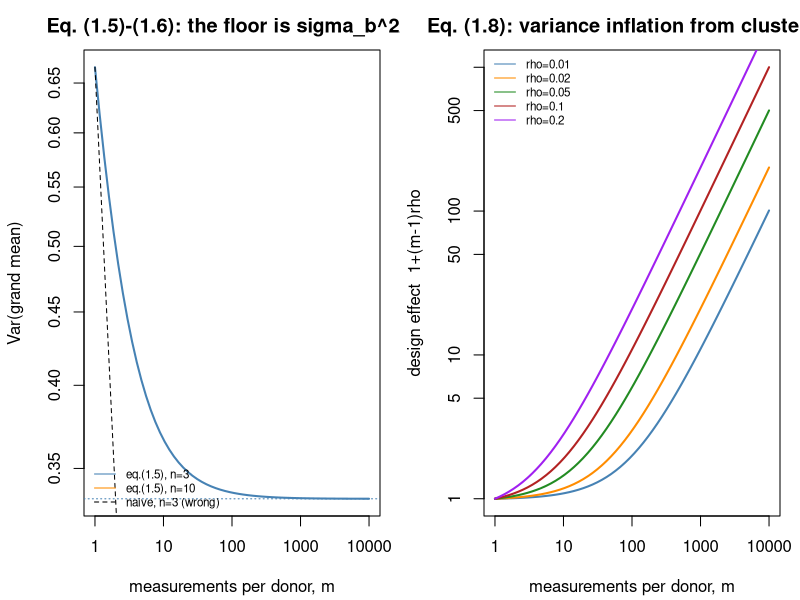

Here is the R script that generated this plot:
#' ---
#' title: "Module 01 - Statistical thinking: units, estimands, pseudoreplication"
#' output:
#'   html_document:
#'     toc: true
#'     toc_depth: 2
#' ---
#'
#' **Curriculum link:** `stats.md` -> Topic 1, equations (1.1)-(1.9)
#'
#' ```bash
#' docker run --rm -v "$PWD":/work -w /work learn-stats-r:1.0 \
#'     Rscript statsR/core/01_study_design_and_estimands.R
#' ```
#'
#' ## Why this module exists
#'
#' Every other module assumes you know what `n` is. This one proves, by
#' simulation, that getting it wrong turns a 5% false-positive rate into a 60%
#' one. If you internalise only one module, make it this one.
#'
#' ## What you will learn
#'
#' 1. The variance decomposition `Var(Ybar) = sigma_b^2/n + sigma_e^2/(nm)` -- eq. (1.5).
#' 2. Why more cells per donor cannot rescue 3 donors -- eq. (1.6).
#' 3. Intraclass correlation and the design effect -- eq. (1.7)-(1.8).
#' 4. Effective sample size -- eq. (1.9).
#' 5. How randomisation turns an unobservable causal contrast into an
#'    observable one -- eq. (1.2)-(1.3).
#' 6. How to detect a design that CANNOT answer the question.

#+ setup, message = FALSE
MODULE_NAME <- "01_study_design_and_estimands"
OUT <- file.path(Sys.getenv("STATS_OUT", unset = "results"), MODULE_NAME)
dir.create(OUT, recursive = TRUE, showWarnings = FALSE)

header <- function(txt) {
  cat("\n", strrep("=", 72), "\n", txt, "\n", strrep("=", 72), "\n", sep = "")
}

#' ## 1. The hierarchical data-generating process
#'
#' `stats.md` eq. (1.4) describes the two-level structure that essentially
#' every biological experiment has:
#'
#' $$Y_{ij} = \mu + b_i + e_{ij}, \qquad b_i \sim (0,\sigma_b^2),\ e_{ij}\sim(0,\sigma_e^2)$$
#'
#' * `b_i` is the DONOR effect -- biological variation.
#' * `e_ij` is the MEASUREMENT effect -- cells, reads, technical replicates.
#'
#' The distinction determines which term in eq. (1.5) your sample size divides.

#+ simulate-hierarchy
simulate_hierarchy <- function(n_donors, m_per_donor, sigma_b, sigma_e, mu = 0) {
  ## Returns long-form data: one row per measurement.
  donor_effects <- rnorm(n_donors, 0, sigma_b)                  # b_i
  noise <- matrix(rnorm(n_donors * m_per_donor, 0, sigma_e),
                  nrow = n_donors)                              # e_ij
  values <- mu + donor_effects + noise
  data.frame(donor = rep(seq_len(n_donors), each = m_per_donor),
             value = as.vector(t(values)))
}

header("1. One simulated hierarchical dataset")
set.seed(101)
demo <- simulate_hierarchy(5, 200, sigma_b = 1, sigma_e = 1)
print(aggregate(value ~ donor, demo,
                function(v) c(n = length(v), mean = mean(v), sd = sd(v))))
cat("\nThe donor MEANS differ far more than sampling error alone would allow:\n")
cat("that spread is sigma_b, and no number of cells removes it.\n")

#' ## 2. Equation (1.5) verified numerically

#+ verify-eq15
header("2. Verifying the pseudoreplication equation (1.5)")

empirical_var_grand_mean <- function(n, m, sigma_b, sigma_e, n_sim = 4000) {
  means <- replicate(n_sim, {
    b <- rnorm(n, 0, sigma_b)
    e <- matrix(rnorm(n * m, 0, sigma_e), nrow = n)
    mean(b + e)
  })
  var(means)
}

grid <- expand.grid(n = c(3, 30), m = c(1, 10, 100, 1000))
grid <- grid[order(grid$n, grid$m), ]
sb <- 1; se <- 1
grid$theory_eq1.5 <- sb^2 / grid$n + se^2 / (grid$n * grid$m)
grid$naive_wrong  <- (sb^2 + se^2) / (grid$n * grid$m)
grid$simulated <- mapply(function(n, m) {
  set.seed(n * 1000 + m); empirical_var_grand_mean(n, m, sb, se)
}, grid$n, grid$m)
grid$understated_by <- grid$theory_eq1.5 / grid$naive_wrong
print(format(grid, digits = 4), row.names = FALSE)

cat("\n'simulated' tracks 'theory_eq1.5', never the naive formula.\n")
cat("The last column is how many times too SMALL the naive variance is.\n")

#' ### Equation (1.6): the hard floor
#'
#' $$\lim_{m\to\infty}\operatorname{Var}(\bar Y) = \frac{\sigma_b^2}{n}$$

#+ eq16
header("Equation (1.6): the floor you cannot sequence past")
for (m in c(1, 10, 100, 1000, 1e5)) {
  cat(sprintf("  m = %9s  Var(mean) = %.6f   (floor = %.6f)\n",
              format(m, big.mark = ",", scientific = FALSE),
              1/3 + 1/(3 * m), 1/3))
}

#' ## 3. ICC, design effect, and effective sample size
#'
#' $$\rho = \frac{\sigma_b^2}{\sigma_b^2+\sigma_e^2}\ (1.7),\quad
#'   \mathrm{DE} = 1+(m-1)\rho\ (1.8),\quad
#'   n_{\text{eff}} = \frac{nm}{\mathrm{DE}}\ (1.9)$$

#+ icc
header("3. ICC, design effect, effective sample size")

icc <- function(sigma_b, sigma_e) sigma_b^2 / (sigma_b^2 + sigma_e^2)
design_effect <- function(m, rho) 1 + (m - 1) * rho
effective_n <- function(n, m, rho) n * m / design_effect(m, rho)

cat(sprintf("%6s %7s %14s %13s %12s %12s\n",
            "rho", "m", "design effect", "SE inflation", "n_eff (n=3)", "nominal n*m"))
for (rho in c(0.01, 0.02, 0.05, 0.20)) {
  for (m in c(100, 500, 2000)) {
    de <- design_effect(m, rho)
    cat(sprintf("%6.2f %7d %14.2f %13.2f %12.1f %12d\n",
                rho, m, de, sqrt(de), effective_n(3, m, rho), 3 * m))
  }
}
cat(sprintf("\nWorked example: n=3 donors, m=500 cells, rho=0.05\n"))
cat(sprintf("  design effect   = %.2f\n", design_effect(500, 0.05)))
cat(sprintf("  SE too small by = %.2fx\n", sqrt(design_effect(500, 0.05))))
cat(sprintf("  n_eff           = %.1f  (not 1500)\n", effective_n(3, 500, 0.05)))

#' ## 4. The consequence: false-positive rate of a naive cell-level test
#'
#' We simulate a study with NO real effect and test it two ways.

#+ fpr
header("4. False-positive rate: naive cell-level vs donor-level testing")

false_positive_rate <- function(n_per_group, m_per_donor, sigma_b, sigma_e,
                                n_sim = 1500, alpha = 0.05) {
  naive <- donor <- 0L
  for (i in seq_len(n_sim)) {
    ## Both groups come from the SAME distribution: the null is TRUE.
    b <- rnorm(2 * n_per_group, 0, sigma_b)
    e <- matrix(rnorm(2 * n_per_group * m_per_donor, 0, sigma_e),
                nrow = 2 * n_per_group)
    cells <- b + e                                   # donor x cell matrix
    g1 <- as.vector(cells[seq_len(n_per_group), ])
    g2 <- as.vector(cells[-seq_len(n_per_group), ])
    ## (a) NAIVE: every cell treated as an independent observation.
    naive <- naive + (t.test(g1, g2)$p.value < alpha)
    ## (b) CORRECT: aggregate to one value per donor, then test donors.
    dm <- rowMeans(cells)
    donor <- donor + (t.test(dm[seq_len(n_per_group)],
                             dm[-seq_len(n_per_group)])$p.value < alpha)
  }
  c(naive = naive / n_sim, donor = donor / n_sim)
}

set.seed(42)
for (cfg in list(c(sb = 0.5, se = 1, m = 200),
                 c(sb = 1.0, se = 1, m = 200),
                 c(sb = 1.0, se = 1, m = 1000))) {
  rho <- icc(cfg["sb"], cfg["se"])
  r <- false_positive_rate(4, cfg["m"], cfg["sb"], cfg["se"], n_sim = 800)
  cat(sprintf("  sigma_b=%.1f sigma_e=%.1f m=%4d  (rho=%.2f, DE=%6.1f)\n",
              cfg["sb"], cfg["se"], cfg["m"], rho, design_effect(cfg["m"], rho)))
  cat(sprintf("      naive cell-level FPR : %5.1f%%   <-- should be 5%%\n",
              100 * r["naive"]))
  cat(sprintf("      donor-level      FPR : %5.1f%%   <-- is 5%%\n\n",
              100 * r["donor"]))
}
cat("The naive test is not 'slightly liberal'. It is broken.\n")
cat("This is the mechanism behind false-discovery inflation in naive\n")
cat("per-cell single-cell differential expression (stats.md Topic 21).\n")

#' ## 5. Estimands: what randomisation actually buys you
#'
#' Eq. (1.1): we only ever see one potential outcome per unit.
#' Eq. (1.2): the causal estimand is `tau = E[Y(1) - Y(0)]`.
#' Eq. (1.3): randomisation makes the observable group contrast equal it.

#+ estimand
header("5. ATE, randomisation, and confounding")
set.seed(2026)
N <- 20000
severity <- rnorm(N)                 # a confounder
TRUE_ATE <- 2.0
y0 <- 10 + 3 * severity + rnorm(N)   # both potential outcomes, known here
y1 <- y0 + TRUE_ATE

## Design A: randomised -- treatment independent of severity.
a_rand <- rbinom(N, 1, 0.5)
y_rand <- ifelse(a_rand == 1, y1, y0)                       # eq. (1.1)
est_rand <- mean(y_rand[a_rand == 1]) - mean(y_rand[a_rand == 0])

## Design B: observational -- sicker patients more likely to be treated.
p_treat <- plogis(1.5 * severity)
a_obs <- rbinom(N, 1, p_treat)
y_obs <- ifelse(a_obs == 1, y1, y0)
est_obs_crude <- mean(y_obs[a_obs == 1]) - mean(y_obs[a_obs == 0])
est_obs_adj <- coef(lm(y_obs ~ a_obs + severity))["a_obs"]

cat(sprintf("  TRUE ATE (known by construction)     : %.3f\n", TRUE_ATE))
cat(sprintf("  Randomised design, crude difference  : %.3f   <-- unbiased\n", est_rand))
cat(sprintf("  Observational, crude difference      : %.3f   <-- biased\n", est_obs_crude))
cat(sprintf("  Observational, adjusted for severity : %.3f   <-- recovered\n", est_obs_adj))
cat("\nEq. (1.3) holds ONLY under randomisation. Adjustment worked here only\n")
cat("because we happened to MEASURE the confounder - see Module 22.\n")

#' ## 6. Designs that cannot answer the question
#'
#' Cross-tabulate the factor of interest against batch. If the table is
#' block-diagonal the effects are ALIASED: the design matrix is rank-deficient
#' (eq. 16.5 / 19.3) and no software can separate them.

#+ identifiability
header("6. Detecting a confounded (rank-deficient) design")

design_is_identifiable <- function(condition, batch, label = "") {
  condition <- factor(condition); batch <- factor(batch)
  X <- model.matrix(~ condition + batch)
  r <- qr(X)$rank
  cat(label, "\n")
  print(table(condition, batch))
  cat(sprintf("    design matrix: %d columns, rank %d  ->  %s\n\n",
              ncol(X), r,
              if (r == ncol(X)) "IDENTIFIABLE" else "CONFOUNDED (aliased)"))
  ## R silently returns NA coefficients for aliased terms - a warning sign
  ## that is very easy to miss in a long summary() printout.
  invisible(r == ncol(X))
}

design_is_identifiable(rep(c("ctrl", "trt"), 6), rep(c("b1", "b2", "b3"), each = 4),
                       "Design A - conditions balanced across batches (good):")
design_is_identifiable(rep(c("ctrl", "trt"), each = 6), rep(c("b1", "b2"), each = 6),
                       "Design B - every control in batch 1, treated in batch 2 (fatal):")

cat("Watch what lm() does with the confounded design:\n")
set.seed(7)
bad <- data.frame(condition = rep(c("ctrl", "trt"), each = 6),
                  batch = rep(c("b1", "b2"), each = 6),
                  y = rnorm(12))
print(coef(lm(y ~ condition + batch, data = bad)))
cat("\nThe batch coefficient is NA: R is telling you the effect is not\n")
cat("estimable. Never ignore an NA coefficient.\n")

#' ## 7. Figure

#+ figure, fig.width = 11, fig.height = 4.5
png(file.path(OUT, "pseudoreplication.png"), width = 1100, height = 450, res = 110)
par(mfrow = c(1, 2), mar = c(4.2, 4.2, 2.5, 1))

ms <- 10^seq(0, 4, length.out = 60)
plot(ms, 1/3 + 1/(3 * ms), log = "xy", type = "l", col = "steelblue", lwd = 2,
     xlab = "measurements per donor, m", ylab = "Var(grand mean)",
     main = "Eq. (1.5)-(1.6): the floor is sigma_b^2/n")
abline(h = 1/3, col = "steelblue", lty = 3)
lines(ms, 1/10 + 1/(10 * ms), col = "darkorange", lwd = 2)
abline(h = 1/10, col = "darkorange", lty = 3)
lines(ms, 2/(3 * ms), col = "black", lty = 2)
legend("bottomleft", c("eq.(1.5), n=3", "eq.(1.5), n=10", "naive, n=3 (wrong)"),
       col = c("steelblue", "darkorange", "black"), lty = c(1, 1, 2), bty = "n", cex = 0.7)

plot(NA, xlim = range(ms), ylim = c(1, 1000), log = "xy",
     xlab = "measurements per donor, m", ylab = "design effect  1+(m-1)rho",
     main = "Eq. (1.8): variance inflation from clustering")
cols <- c("steelblue", "darkorange", "forestgreen", "firebrick", "purple")
rhos <- c(0.01, 0.02, 0.05, 0.10, 0.20)
for (i in seq_along(rhos)) lines(ms, 1 + (ms - 1) * rhos[i], col = cols[i], lwd = 2)
legend("topleft", paste0("rho=", rhos), col = cols, lty = 1, bty = "n", cex = 0.7)
invisible(dev.off())
cat("\nFigure written to", file.path(OUT, "pseudoreplication.png"), "\n")

#' ## Checklist to run before every analysis
#'
#' 1. **Unit.** What was independently randomised or sampled? That is `n`.
#' 2. **Estimand.** Write it as an equation before opening the data.
#' 3. **Structure.** Paired? Blocked? Nested? If designed in, model it in.
#' 4. **Identifiability.** `table(condition, batch)` and check `qr(X)$rank`.
#' 5. **ICC.** Estimate rho and compute the design effect before trusting any
#'    cell-level p-value.
#'
#' ## Self-check
#'
#' * 50,000 cells from 3 patients per arm. What is `n`? *(3 per arm.)*
#' * ICC = 0.03 with 800 cells/donor: how wrong are naive SEs?
#'   *(`sqrt(1 + 799*0.03)` = 5.0x too small.)*
#'
#' **Next:** `02_data_structures_and_scales.R`
